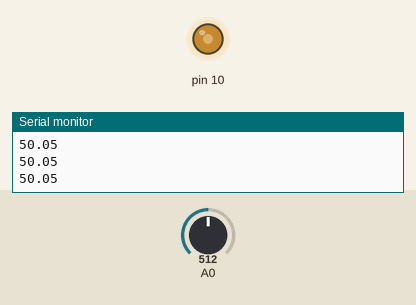
This sketch was run on a simulated Arduino Uno, built with avr-gcc and run on an emulated ATmega328P. Shown: output pins drawn as LEDs (lit = HIGH), the last lines printed to the serial monitor. The test bench sets the inputs (shaded band); at power-on: A0 = 512.

Above: at 1.2 s.
1.3 s: A0 set to 716
At 2.3 s:
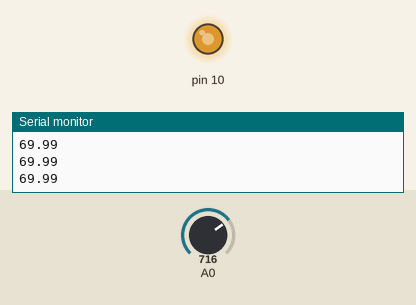
2.8 s: A0 set to 900
At 3.9 s:
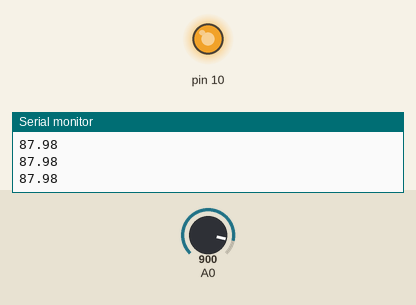
4.3 s: A0 set to 122
At 5.3 s:
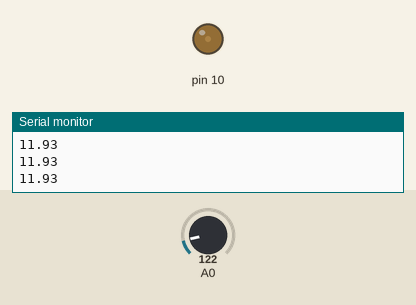
5.8 s: A0 set to 0
At 6.8 s:
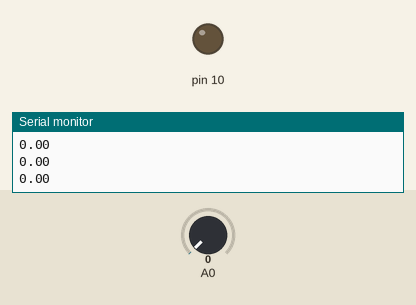
7.3 s: A0 set to 511
At 8.3 s:
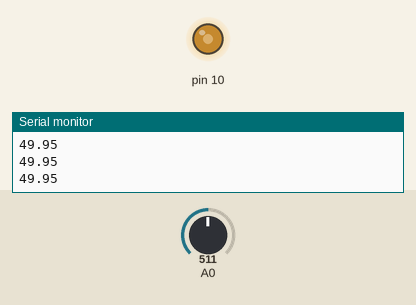
Timing chart, 0 to 9.8 s (numbered marks = the images above; inputs shaded):
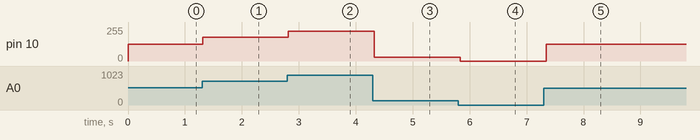

The sketch:

bai_4.ino
```cpp
/*
Dùng biến trở để điều khiển độ sáng của đèn led kết nối với chân 10,
thông báo độ sáng lên máy tính theo % qua UART.
*/
void setup() {
  pinMode(10,1);
  Serial.begin(9600);
}

void loop() {
  int raw = analogRead(A0);
  int duty = map(raw, 0, 1023, 0,255);
  analogWrite(10, duty);
  float duty_percent = raw/1023.0 *100.0;
  Serial.println(duty_percent);
  delay(100);
}
```

Measured:
- after the input at 1.3 s, pin 10: 127/255 → 178/255 at once
- after the input at 2.8 s, pin 10: 178/255 → 224/255 at once
- after the input at 4.3 s, pin 10: 224/255 → 30/255 at once
- after the input at 5.8 s, pin 10: 30/255 → 0/255 at once
- after the input at 7.3 s, pin 10: 0/255 → 127/255 after 0.05 s
